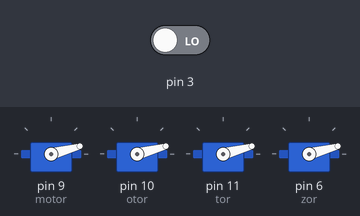
Bench run of a sketch on a simulated Arduino Uno, built with avr-gcc and run on an emulated ATmega328P. Shown: 4 × servo. The inputs (shaded band) are chosen by the test bench; at power-on: pin 3 LOW. What the sketch prints to the serial monitor is not drawn.

Above: at 0.1 s.
Timing chart, 0 to 1.6 s (numbered marks = the images above):
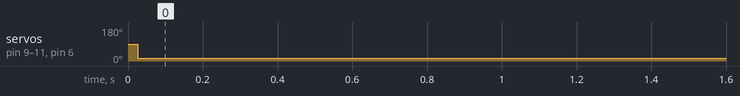

The sketch:

quadtest1.ino
```cpp
#include <Servo.h>

//#define MAX_SIGNAL 2100
#define MIN_SIGNAL 700

int MAX_SIGNAL;

Servo motor;
Servo otor;
Servo tor;
Servo zor;
// PWM signal arduino pin
int ch1 = 0;
int changech1=0;    // Receiver channel 1 pwm value
int a=0;
int b=0;
int c=0;

void setup() {
   pinMode(3, INPUT);
 Serial.println("Program begin...");
  Serial.println("This program will calibrate the ESC.");

  motor.attach(9);
  otor.attach(10);
  tor.attach(11);
  zor.attach(6);

  Serial.begin(9600);
}

void loop() {
  // Read in the length of the signal in microseconds
  changech1 = pulseIn(3, HIGH, 25000);
  if(changech1>ch1)
  {
  MAX_SIGNAL=MAX_SIGNAL+(changech1-ch1);
  motor.writeMicroseconds(MAX_SIGNAL);
  otor.writeMicroseconds(MAX_SIGNAL);
  tor.writeMicroseconds(MAX_SIGNAL);
  zor.writeMicroseconds(MAX_SIGNAL);
  ch1=changech1;
  }
  else if((changech1<ch1))
  {
  MAX_SIGNAL=MAX_SIGNAL-(ch1-changech1);
  motor.writeMicroseconds(MAX_SIGNAL);
  otor.writeMicroseconds(MAX_SIGNAL);
  tor.writeMicroseconds(MAX_SIGNAL);
  zor.writeMicroseconds(MAX_SIGNAL);
    ch1=changech1;}

  if (ch1==0)
    {
  motor.writeMicroseconds(MIN_SIGNAL);
  otor.writeMicroseconds(MIN_SIGNAL);
  tor.writeMicroseconds(MIN_SIGNAL);
  zor.writeMicroseconds(MIN_SIGNAL);
  }

  Serial.print("Channel #1: ");
  Serial.println(ch1);

delay(20);
}
```

Measured:
- by itself, servo on pin 9 (motor), servo on pin 10 (otor), servo on pin 11 (tor), servo on pin 6 (zor): 90° → 15° at 0.03 s
